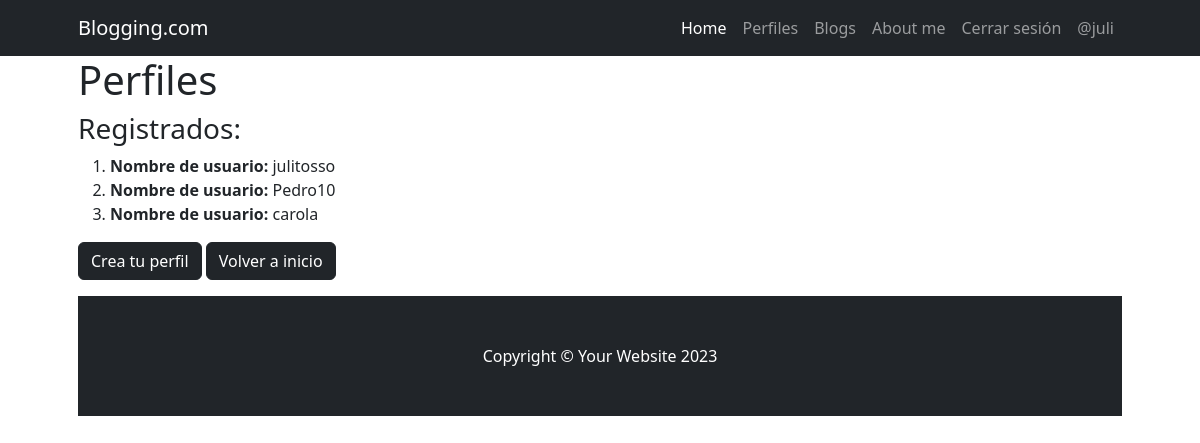
The app's page /cliente/ (signed in) with its own data.
### cliente/models.py (models this page shows, shortened)
class Perfil(models.Model):
    nombre = models.CharField(max_length=100)
    apellido = models.CharField(max_length=100)
    mail = models.CharField(max_length=100)
    nacimiento = models.CharField(max_length=50)
    usuario = models.ForeignKey(Usuario, on_delete=models.SET_NULL, null=True, blank=True)
    biografia= models.CharField(max_length=1000, null=True, blank=True)

class Usuario(models.Model):
    usuario = models.CharField(max_length=100)
    def __str__(self) -> str:
        return f"{self.usuario}"

### cliente/views.py (the view)
# urls.py: path("", views.perfil, name="perfil"),
def perfil(request):
    perfiles = models.Perfil.objects.all()
    return render(request, "cliente/perfil.html", {"perfiles":perfiles})

### cliente/templates/cliente/perfil.html
{% extends 'home/base.html' %}
{% block title %}
    <h1>Perfiles</h1>
{% endblock title %}
{% block content %}
    <h3>Registrados:</h3>
    <ol>
        {% for perfil in perfiles %}
            <li><strong>Nombre de usuario:</strong> {{perfil.usuario}}</li>
        {% endfor %}
    </ol>
    <a href="{% url 'cliente:crear_perfil' %}" class="btn btn-dark">Crea tu perfil</a>
    <a href="{% url 'home:index' %}" class="btn btn-dark">Volver a inicio</a>
{% endblock content %}

### home/templates/home/navbar.html (shortened to what this page needs)
        <nav class="navbar navbar-expand-lg navbar-dark bg-dark">
            <div class="container px-5">
                <a class="navbar-brand" href="{% url 'home:index' %}">
                    Blogging.com</a>
                <div class="collapse navbar-collapse" id="navbarSupportedContent">
                    <ul class="navbar-nav ms-auto mb-2 mb-lg-0">
                        <li class="nav-item"><a class="nav-link active" aria-current="page" href="{% url 'home:index' %}">Home</a></li>
                        <li class="nav-item"><a class="nav-link" href="{% url 'cliente:perfil' %}">Perfiles</a></li>
                        <li class="nav-item"><a class="nav-link" href="{% url 'blog:index' %}">Blogs</a></li>
                        <li class="nav-item"><a class="nav-link" href="{% url 'cliente:aboutme' %}">About me</a></li>
                        {% if user.is_authenticated %}
                            <li><a class="nav-link" href="{% url 'logout' %}">Cerrar sesión</a></li>
                            <li><a class="nav-link" href="#">@{{ user.username }}</a></li>
                        {% else %}
                            <li><a class="nav-link" href="{% url 'login' %}">Iniciar sesión</a></li>
                            <li><a class="nav-link" href="{% url 'cliente:registro' %}">Registrarse</a></li>
                        {% endif %}
                    </ul>
                </div>
            </div>
        </nav>

### records on screen
Perfil: usuario "julitosso"
Perfil: usuario "Pedro10"
Perfil: usuario "carola"

### other values on screen
{{ user.username }} "juli"
